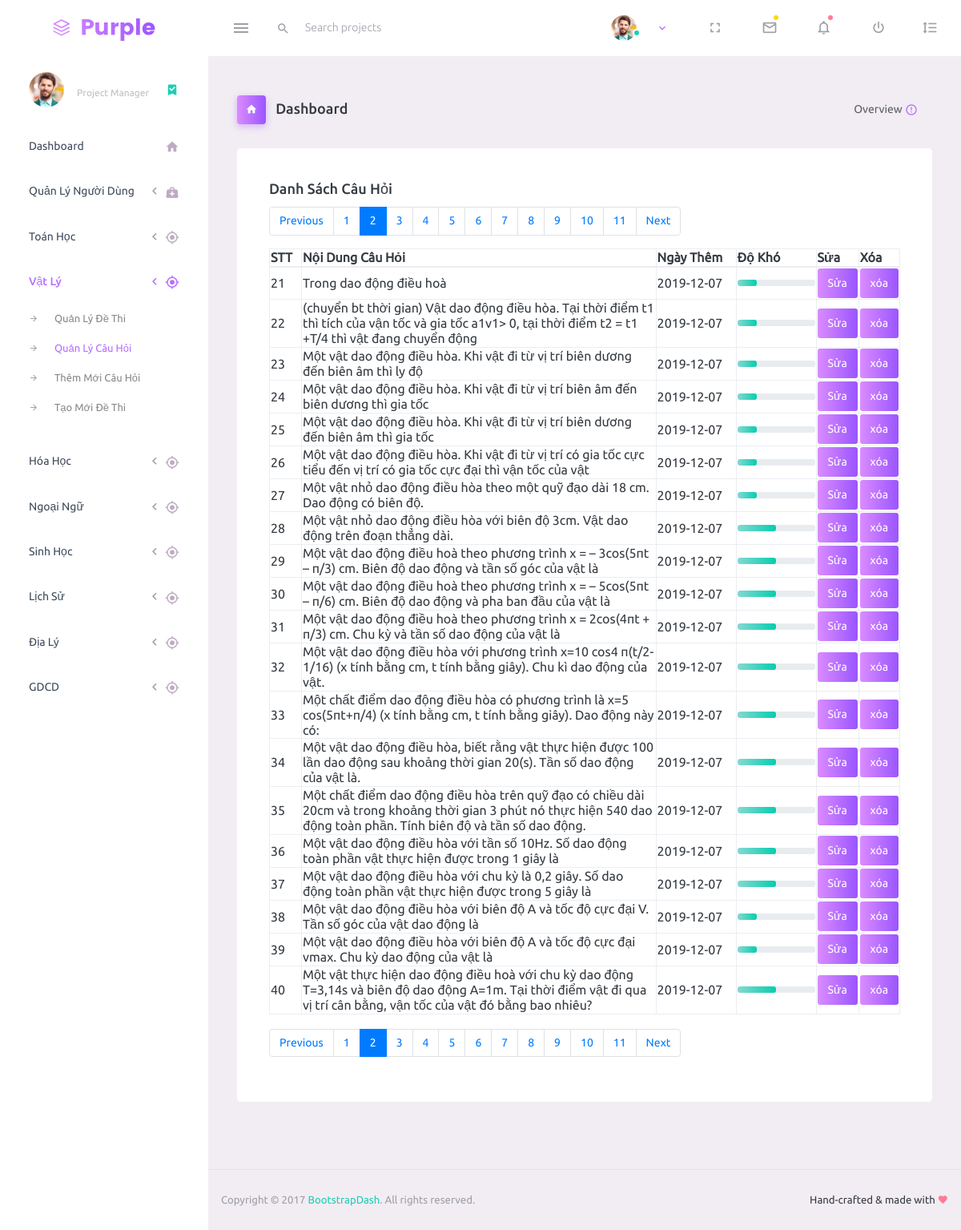
Before: /vatli/qlch2.php?page=2 with the older database file.
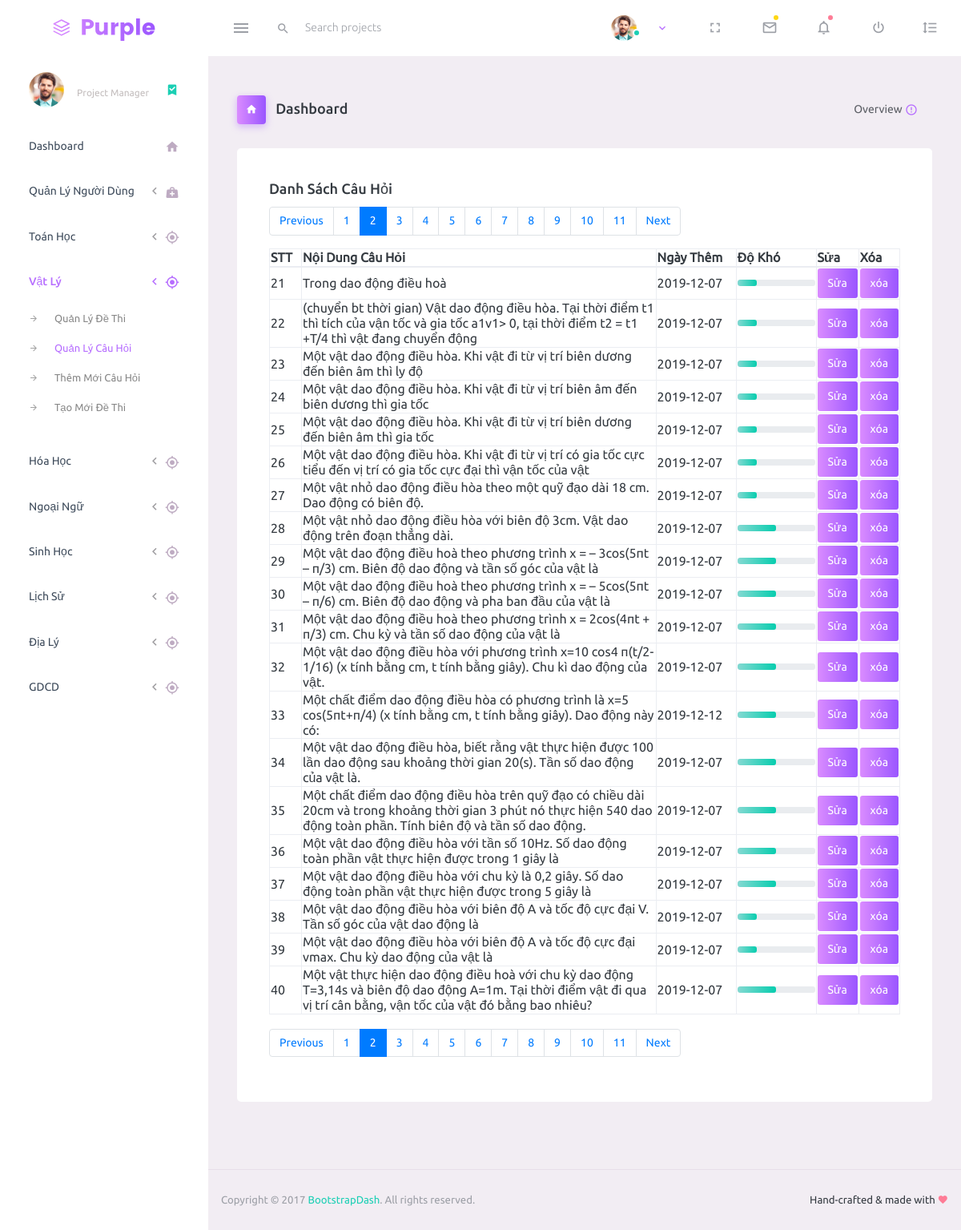
After: the same page with the newer database file.
### tables this page shows
CREATE TABLE `cauhoi_ly` (
  `id_cauhoi` int(11) NOT NULL,
  `ma_monhoc` int(11) NOT NULL,
  `ngaythem` date DEFAULT NULL,
  `loai_cauhoi` int(11) DEFAULT '0',
  `cauhoi` text NOT NULL,
  `dapanA` text NOT NULL,
  `dapanB` text NOT NULL,
  `dapanC` text NOT NULL,
  `dapanD` text NOT NULL,
  `dapandung` int(11) NOT NULL,
  `dokho` int(11) DEFAULT NULL,
  `hinhanh` text,
  `daodong` int(11) DEFAULT '0',
  `songco` int(11) DEFAULT '0',
  `dien` int(11) DEFAULT '0',
  `machgiaodong` int(11) DEFAULT '0',
  `songanhsang` int(11) DEFAULT '0',
  `luongtu` int(11) DEFAULT '0',
  `hatnhan` int(11) DEFAULT '0',
  `vatly11` int(11) DEFAULT '0'
);

### dataconnect/dbconnect.php (called while the page is built, shortened)
<?php
    $host = "localhost";
    $dbname="thi_thpt_ttcs";
    $dbusername="root";
    $dbpass = "";
    $conn = new PDO("mysql:host=$host;dbname=$dbname;charset=utf8",$dbusername,$dbpass);
    $ADMIN_URL = "http://localhost:8080/ttcs/";
    function getSimpleQuery($sql, $isAll = false){
        global $conn;
        $statement = $conn->prepare($sql);
        $statement->execute();
        if($isAll){
            return $statement->fetchAll();
        }
        return $statement->fetch();
    }
?>

### vatli/qlch2.php (the view, shortened to what this page needs)
<?php
$path = "../";
require_once $path.'dataconnect/dbconnect.php';
$sql = "SELECT count(id_cauhoi) as total FROM cauhoi_ly";
$run = getSimpleQuery($sql);
$total_records = $run['total'];
$current_page = isset($_GET['page']) ? $_GET['page'] : 1;
$limit = 20;
$total_page = ceil($total_records / $limit);
$start = ($current_page - 1) * $limit;
$sql = "select * from cauhoi_ly limit $start, $limit";
$kq = getSimpleQuery($sql, true);
$STT=1*($current_page-1)*20 + 1;
?>
<!DOCTYPE html>
<html lang="en">
<head>
  <link rel="stylesheet" href="../assets/vendors/mdi/css/materialdesignicons.min.css">
  <link rel="stylesheet" href="../assets/vendors/css/vendor.bundle.base.css">
  <link rel="stylesheet" href="../assets/css/style.css">
</head>
<body>
  <div class="container-scroller">
    <nav class="navbar default-layout-navbar col-lg-12 col-12 p-0 fixed-top d-flex flex-row">
      <div class="text-center navbar-brand-wrapper d-flex align-items-center justify-content-center">
        <a class="navbar-brand brand-logo" href="../homepage.php"><img src="../assets/images/logo.svg" alt="logo" /></a>
      </div>
      <div class="navbar-menu-wrapper d-flex align-items-stretch">
        <button class="navbar-toggler navbar-toggler align-self-center" type="button" data-toggle="minimize">
          <span class="mdi mdi-menu"></span>
        </button>
        <div class="search-field d-none d-md-block">
          <form class="d-flex align-items-center h-100" action="#">
            <div class="input-group">
              <div class="input-group-prepend bg-transparent">
                <i class="input-group-text border-0 mdi mdi-magnify"></i>
              </div>
              <input type="text" class="form-control bg-transparent border-0" placeholder="Search projects">
            </div>
          </form>
        </div>
        <ul class="navbar-nav navbar-nav-right">
          <li class="nav-item nav-profile dropdown">
            <a class="nav-link dropdown-toggle" id="profileDropdown" href="#" data-toggle="dropdown" aria-expanded="false">
              <div class="nav-profile-img">
                <img src="../assets/images/faces/face1.jpg" alt="image">
                <span class="availability-status online"></span>
              </div>
            </a>
              </li>
              <li class="nav-item d-none d-lg-block full-screen-link">
                <a class="nav-link">
                  <i class="mdi mdi-fullscreen" id="fullscreen-button"></i>
                </a>
              </li>
              <li class="nav-item dropdown">
                <a class="nav-link count-indicator dropdown-toggle" id="messageDropdown" href="#" data-toggle="dropdown" aria-expanded="false">
                  <i class="mdi mdi-email-outline"></i>
                  <span class="count-symbol bg-warning"></span>
                </a>
              </li>
              <li class="nav-item dropdown">
                <a class="nav-link count-indicator dropdown-toggle" id="notificationDropdown" href="#" data-toggle="dropdown">
                  <i class="mdi mdi-bell-outline"></i>
                  <span class="count-symbol bg-danger"></span>
                </a>
              </li>
              <li class="nav-item nav-logout d-none d-lg-block">
                <a class="nav-link" href="#">
                  <i class="mdi mdi-power"></i>
                </a>
              </li>
              <li class="nav-item nav-settings d-none d-lg-block">
                <a class="nav-link" href="#">
                  <i class="mdi mdi-format-line-spacing"></i>
                </a>
              </li>
            </ul>
          </div>
        </nav>
        <div class="container-fluid page-body-wrapper">
          <nav class="sidebar sidebar-offcanvas" id="sidebar">
            <ul class="nav">
              <li class="nav-item nav-profile">
                <a href="#" class="nav-link">
                  <div class="nav-profile-image">
                    <img src="../assets/images/faces/face1.jpg" alt="profile">
                  </div>
                  <div class="nav-profile-text d-flex flex-column">
                    <span class="text-secondary text-small">Project Manager</span>
                  </div>
                  <i class="mdi mdi-bookmark-check text-success nav-profile-badge"></i>
                </a>
              </li>
              <li class="nav-item">
                <a class="nav-link" href="../homepage.php">
                  <span class="menu-title">Dashboard</span>
                  <i class="mdi mdi-home menu-icon"></i>
                </a>
              </li>
              <li class="nav-item">
                <a class="nav-link" data-toggle="collapse" href="#general-pages" aria-expanded="false" aria-controls="general-pages">
                  <span class="menu-title">Quản Lý Người Dùng</span>
                  <i class="menu-arrow"></i>
                  <i class="mdi mdi-medical-bag menu-icon"></i>
                </a>
              </li>
              <li class="nav-item">
                <a class="nav-link" data-toggle="collapse" href="#ui-basic1" aria-expanded="false" aria-controls="">
                  <span class="menu-title">Toán Học</span>
                  <i class="menu-arrow"></i>
                  <i class="mdi mdi-crosshairs-gps menu-icon"></i>
                </a>
              </li>
              <li class="nav-item">
                <a class="nav-link" data-toggle="collapse" href="#ui-basic2" aria-expanded="false" aria-controls="">
                  <span class="menu-title">Vật Lý</span>
                  <i class="menu-arrow"></i>
                  <i class="mdi mdi-crosshairs-gps menu-icon"></i>
                </a>
                <div class="collapse" id="ui-basic2">
                  <ul class="nav flex-column sub-menu">
                    <li class="nav-item"> <a class="nav-link" href="qldethi2.php">Quản Lý Đề Thi</a></li>
                    <li class="nav-item"> <a class="nav-link" href="qlch2.php">Quản Lý Câu Hỏi</a></li>
                    <li class="nav-item"> <a class="nav-link" href="themcauhoi2.php">Thêm Mới Câu Hỏi</a></li>
                    <li class="nav-item"> <a class="nav-link" href="taodethi2.php">Tạo Mới Đề Thi</a></li>
                  </ul>
                </div>
              </li>
              <li class="nav-item">
                <a class="nav-link" data-toggle="collapse" href="#ui-basic3" aria-expanded="false" aria-controls="ui-basic3">
                  <span class="menu-title">Hóa Học</span>
                  <i class="menu-arrow"></i>
                  <i class="mdi mdi-crosshairs-gps menu-icon"></i>
                </a>
              </li>
              <li class="nav-item">
                <a class="nav-link" data-toggle="collapse" href="#ui-basic4" aria-expanded="false" aria-controls="ui-basic4">
                  <span class="menu-title">Ngoại Ngữ</span>
                  <i class="menu-arrow"></i>
                  <i class="mdi mdi-crosshairs-gps menu-icon"></i>
                </a>
              </li>
              <li class="nav-item">
                <a class="nav-link" data-toggle="collapse" href="#ui-basic5" aria-expanded="false" aria-controls="ui-basic5">
                  <span class="menu-title">Sinh Học</span>
                  <i class="menu-arrow"></i>
                  <i class="mdi mdi-crosshairs-gps menu-icon"></i>
                </a>
              </li>
              <li class="nav-item">
                <a class="nav-link" data-toggle="collapse" href="#ui-basic6" aria-expanded="false" aria-controls="ui-basic6">
                  <span class="menu-title">Lịch Sử</span>
                  <i class="menu-arrow"></i>
                  <i class="mdi mdi-crosshairs-gps menu-icon"></i>
                </a>
              </li>
              <li class="nav-item">
                <a class="nav-link" data-toggle="collapse" href="#ui-basic7" aria-expanded="false" aria-controls="ui-basic7">
                  <span class="menu-title">Địa Lý</span>
                  <i class="menu-arrow"></i>
                  <i class="mdi mdi-crosshairs-gps menu-icon"></i>
                </a>
              </li>
              <li class="nav-item">
                <a class="nav-link" data-toggle="collapse" href="#ui-basic8" aria-expanded="false" aria-controls="ui-basic8">
                  <span class="menu-title">GDCD</span>
                  <i class="menu-arrow"></i>
                  <i class="mdi mdi-crosshairs-gps menu-icon"></i>
                </a>
              </li>
            </ul>
          </nav>
          <div class="main-panel">
            <div class="content-wrapper">
              <div class="page-header">
                <h3 class="page-title">
                  <span class="page-title-icon bg-gradient-primary text-white mr-2">
                    <i class="mdi mdi-home"></i>
                  </span> Dashboard </h3>
                  <nav aria-label="breadcrumb">
                    <ul class="breadcrumb">
                      <li class="breadcrumb-item active" aria-current="page">
                        <span></span>Overview <i class="mdi mdi-alert-circle-outline icon-sm text-primary align-middle"></i>
                      </li>
                    </ul>
                  </nav>
                </div>
                <div class="row">
                  <div class="col-md-12 grid-margin stretch-card">
                    <div class="card">
                      <div class="card-body">
                        <h4 class="card-title">Danh Sách Câu Hỏi</h4>
                        <div class="table-responsive">
                          <table class="table-bordered" width=device-width >
                            <nav aria-label="...">
                              <ul class="pagination">
                                <?php
                                if ($current_page > 1 && $total_page > 1){
                                  echo '<li class="page-item"><a class="page-link" href="qlch2.php?page='.($current_page-1).'">'."Previous".'</a></li>';
                                }
                                for ($i = 1; $i <= $total_page; $i++){
                                  if ($i == $current_page){
                                    echo '<li class="page-item active"><a class="page-link" href="qlch2.php?page='.$i.'">'.$i.'</a></li>';
                                  }
                                  else{
                                    echo '<li class="page-item"><a class="page-link" href="qlch2.php?page='.$i.'">'.$i.'</a></li>';
                                  }
                                }
                                if ($current_page < $total_page && $total_page > 1){
                                  echo '<li class="page-item"><a class="page-link" href="qlch2.php?page='.($current_page+1).'">'."Next".'</a></li>';
                                }
                                ?>
                              </ul>
                            </nav>
                            <thead>
                              <tr>
                                <th> STT </th>
                                <th> Nội Dung Câu Hỏi</th>
                                <th> Ngày Thêm </th>
                                <th> Độ Khó </th>
                                <th> Sửa </th>
                                <th> Xóa </th>
                              </tr>
                            </thead>
                            <tbody>
                              <?php foreach ($kq as $key): ?>
                                <tr>
                                  <td width="40"> <?= $STT++ ?> </td>
                                  <td> <?= $key['cauhoi'] ?> </td>
                                  <td width="100px"> <?= $key['ngaythem'] ?> </td>
                                  <td width="100px">
                                    <?php $dokho;
                                    if ($key['dokho']==1) {
                                      $dokho=25;
                                    }
                                    if ($key['dokho']==2) {
                                      $dokho=50;
                                    }
                                    ?>
                                    <div class="progress">
                                      <div class="progress-bar bg-gradient-success" role="progressbar" style="width: <?= $dokho?>%" aria-valuenow="50" aria-valuemin="0" aria-valuemax="100"></div>
                                    </div>
                                  </td>
                                  <td width="30px"><button type="button" class="btn-sm btn-gradient-primary btn-rounded btn-fw" onclick="location.href='<?= $ADMIN_URL?>vatli/edit_cauhoi.php?id=<?= $key['id_cauhoi']?>&&page=<?=$current_page?>'" >Sửa</button></td>
                                  <td width="30px"> <button class="btn-sm btn-gradient-primary btn-rounded btn-fw btn-remove" href="javascript:;" linkurl="<?= $ADMIN_URL?>vatli/delete_cauhoi.php?id=<?= $key['id_cauhoi']?>&&page=<?=$current_page?>'">xóa</button> </td>
                                </tr>
                              <?php endforeach ?>
                            </tbody>
                          </table>
                          <br>
                          <nav aria-label="...">
                            <ul class="pagination">
                              <?php
                              if ($current_page > 1 && $total_page > 1){
                                echo '<li class="page-item"><a class="page-link" href="qlch2.php?page='.($current_page-1).'">'."Previous".'</a></li>';
                              }
                              for ($i = 1; $i <= $total_page; $i++){
                                if ($i == $current_page){
                                  echo '<li class="page-item active"><a class="page-link" href="qlch2.php?page='.$i.'">'.$i.'</a></li>';
                                }
                                else{
                                  echo '<li class="page-item"><a class="page-link" href="qlch2.php?page='.$i.'">'.$i.'</a></li>';
                                }
                              }
                              if ($current_page < $total_page && $total_page > 1){
                                echo '<li class="page-item"><a class="page-link" href="qlch2.php?page='.($current_page+1).'">'."Next".'</a></li>';
                              }
                              ?>
                            </ul>
                          </nav>
                        </div>
                      </div>
                    </div>
                  </div>
                </div>
              </div>
              <footer class="footer">
                <div class="d-sm-flex justify-content-center justify-content-sm-between">
                  <span class="text-muted text-center text-sm-left d-block d-sm-inline-block">Copyright © 2017 <a href="https://www.bootstrapdash.com/" target="_blank">BootstrapDash</a>. All rights reserved.</span>
                  <span class="float-none float-sm-right d-block mt-1 mt-sm-0 text-center">Hand-crafted & made with <i class="mdi mdi-heart text-danger"></i></span>
                </div>
              </footer>
            </div>
          </div>
        </div>
      </body>
      </html>

Changed rows visible on the page:
changed cauhoi_ly (number 13 of 20 on the later page): ngaythem "2019-12-07" → "2019-12-12"
